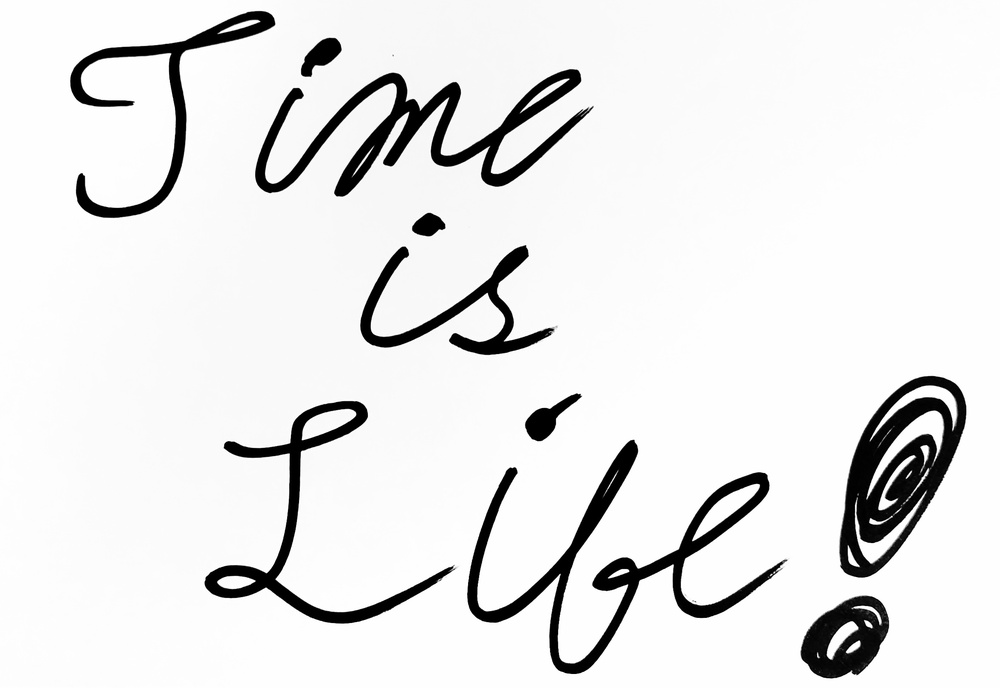
#> input picture ImageBefore/TimeIsLife.jpg, 1000 x 688 px, shrunk from 2354 x 1619 before the run; its folder holds only this picture in this run
$ python AllRun.py
#> lines starting #> are read from the running program, lines starting #| are printed output that depends on the picture
import cv2
import glob
class AllRun:
    def __init__(self):
        self.beforeImagePaths=self.getBeforePath()
        self.afterImagePath="ImageAfter/"
        return

    def getBeforePath(self):
        path = glob.glob("ImageBefore/*")
        return path


    def runAllImage(self):
        for path in self.beforeImagePaths:
            self.reverseColor(path)

    def reverseColor(self,path:str):
#> called with path = 'ImageBefore/TimeIsLife.jpg'
        img=cv2.imread(path)
#> img is the input picture: shape (688, 1000, 3); min 0, max 255, mean 230.6
        img=cv2.bitwise_not(img)
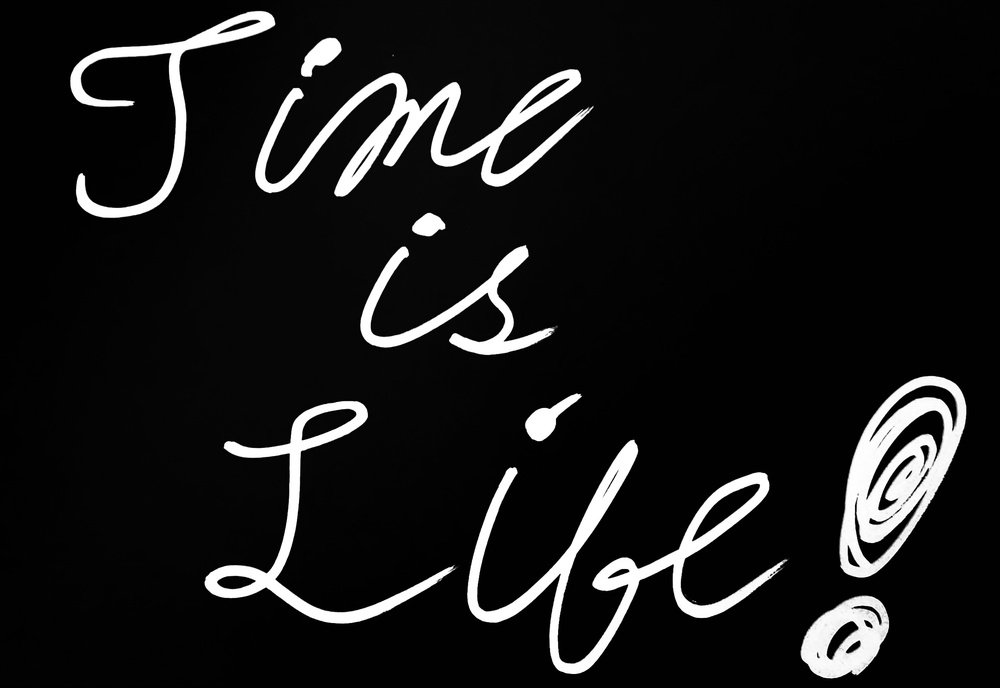
#> img: shape (688, 1000, 3); min 0, max 255, mean 24.4
        path=self.afterImagePath+"Reverse_"+path.split("\\")[-1]
        cv2.imwrite(path,img)


if __name__=="__main__":
    ar=AllRun()
    ar.runAllImage()
